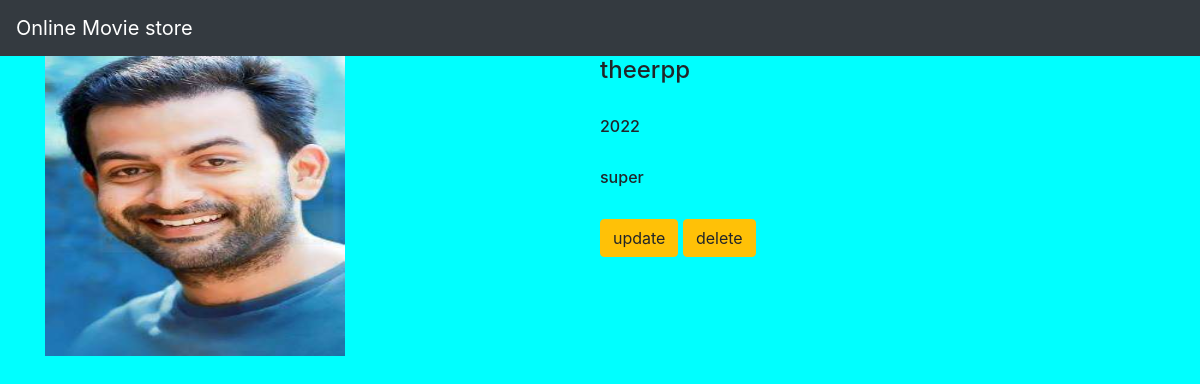
Screenshot of /movie/5/ with the database file from the repository.
### movieapp/models.py (models this page shows, shortened)
class Movie(models.Model):
    name=models.CharField(max_length=250)
    des=models.TextField()
    year=models.IntegerField()
    img=models.ImageField(upload_to='gallery')

### movieapp/views.py (the view)
# urls.py: path('movie/<int:movie_id>/',views.detail,name='detail'),
def detail(request,movie_id):
    movie = Movie.objects.get(id=movie_id)
    return render(request,"detail.html",{'movie':movie})

### templates/detail.html
{% extends 'base.html' %}
{% block body %}
<div class="container">
    <div class="row">
        <div class="col-md-6">
            <img src="{{movie.img.url}}" width="300" height="300">
        </div>
    <div class="col-cmd-6">
        <h4>{{movie.name}}</h4><br>
        <h6>{{movie.year}}</h6><br>
        <h6>{{movie.des}}</h6><br>
        <a class= "btn btn-warning" href="{% url 'update' movie.id %}">update</a>
        <a class= "btn btn-warning" href="{% url 'delete' movie.id %}">delete</a>
    </div>
    </div>
</div>
        {% endblock %}

### static/style.css (style rules this page uses)
body { background-color:aqua; }

### rows the page displays
Movie: img (picture), name "theerpp", year "2022", des "super"
